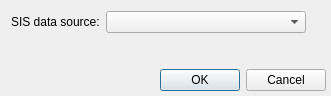
<?xml version="1.0" encoding="UTF-8"?>
<ui version="4.0">
 <class>SisEditSettingsDialog</class>
 <widget class="QDialog" name="SisEditSettingsDialog">
  <property name="geometry">
   <rect>
    <x>0</x>
    <y>0</y>
    <width>331</width>
    <height>96</height>
   </rect>
  </property>
  <property name="windowTitle">
   <string>Configure SIS source </string>
  </property>
  <layout class="QVBoxLayout" name="verticalLayout_2">
   <property name="rightMargin">
    <number>5</number>
   </property>
   <property name="bottomMargin">
    <number>5</number>
   </property>
   <item>
    <widget class="QWidget" name="widget" native="true">
     <layout class="QVBoxLayout" name="verticalLayout">
      <property name="leftMargin">
       <number>0</number>
      </property>
      <property name="topMargin">
       <number>0</number>
      </property>
      <property name="rightMargin">
       <number>0</number>
      </property>
      <property name="bottomMargin">
       <number>0</number>
      </property>
      <item>
       <layout class="QHBoxLayout" name="horizontalLayout">
        <item>
         <widget class="QLabel" name="label">
          <property name="text">
           <string>SIS data source:</string>
          </property>
         </widget>
        </item>
        <item>
         <widget class="QComboBox" name="sisSourceCombo">
          <property name="minimumSize">
           <size>
            <width>200</width>
            <height>0</height>
           </size>
          </property>
         </widget>
        </item>
        <item>
         <spacer name="horizontalSpacer">
          <property name="orientation">
           <enum>Qt::Horizontal</enum>
          </property>
          <property name="sizeHint" stdset="0">
           <size>
            <width>40</width>
            <height>20</height>
           </size>
          </property>
         </spacer>
        </item>
       </layout>
      </item>
      <item>
       <widget class="QStackedWidget" name="sisStackedWidget">
        <property name="currentIndex">
         <number>-1</number>
        </property>
       </widget>
      </item>
     </layout>
    </widget>
   </item>
   <item>
    <widget class="QDialogButtonBox" name="buttonBox">
     <property name="orientation">
      <enum>Qt::Horizontal</enum>
     </property>
     <property name="standardButtons">
      <set>QDialogButtonBox::Cancel|QDialogButtonBox::Ok</set>
     </property>
    </widget>
   </item>
  </layout>
 </widget>
 <resources/>
 <connections>
  <connection>
   <sender>buttonBox</sender>
   <signal>accepted()</signal>
   <receiver>SisEditSettingsDialog</receiver>
   <slot>accept()</slot>
   <hints>
    <hint type="sourcelabel">
     <x>478</x>
     <y>444</y>
    </hint>
    <hint type="destinationlabel">
     <x>157</x>
     <y>274</y>
    </hint>
   </hints>
  </connection>
  <connection>
   <sender>buttonBox</sender>
   <signal>rejected()</signal>
   <receiver>SisEditSettingsDialog</receiver>
   <slot>reject()</slot>
   <hints>
    <hint type="sourcelabel">
     <x>546</x>
     <y>450</y>
    </hint>
    <hint type="destinationlabel">
     <x>286</x>
     <y>274</y>
    </hint>
   </hints>
  </connection>
 </connections>
</ui>
